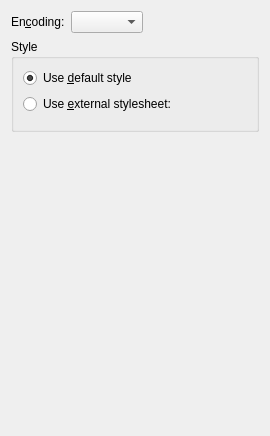
<?xml version="1.0" encoding="UTF-8"?>
<ui version="4.0">
 <class>ExportWidget</class>
 <widget class="QWidget" name="ExportWidget">
  <property name="geometry">
   <rect>
    <x>0</x>
    <y>0</y>
    <width>270</width>
    <height>436</height>
   </rect>
  </property>
  <layout class="QVBoxLayout">
   <item>
    <layout class="QHBoxLayout">
     <item>
      <widget class="QLabel" name="textLabel1">
       <property name="text">
        <string>En&amp;coding:</string>
       </property>
       <property name="wordWrap">
        <bool>false</bool>
       </property>
       <property name="buddy">
        <cstring>mEncodingBox</cstring>
       </property>
      </widget>
     </item>
     <item>
      <widget class="QComboBox" name="mEncodingBox">
       <property name="whatsThis">
        <string>With this option you can define the encoding of the HTML file. The recommended encoding (UTF8) is selected as default.</string>
       </property>
      </widget>
     </item>
     <item>
      <spacer name="spacer2">
       <property name="orientation">
        <enum>Qt::Horizontal</enum>
       </property>
       <property name="sizeType">
        <enum>QSizePolicy::Expanding</enum>
       </property>
       <property name="sizeHint" stdset="0">
        <size>
         <width>40</width>
         <height>20</height>
        </size>
       </property>
      </spacer>
     </item>
    </layout>
   </item>
   <item>
    <widget class="QGroupBox" name="buttonGroup4">
     <property name="title">
      <string>Style</string>
     </property>
     <layout class="QVBoxLayout">
      <item>
       <widget class="QRadioButton" name="mDefaultButton">
        <property name="whatsThis">
         <string>Select this option to use the default fonts and colors for the HTML page.</string>
        </property>
        <property name="text">
         <string>Use &amp;default style</string>
        </property>
        <property name="checked">
         <bool>true</bool>
        </property>
       </widget>
      </item>
      <item>
       <widget class="QRadioButton" name="mCustomButton">
        <property name="whatsThis">
         <string>Select this option to specify a separate stylesheet for the HTML page. You can select or type on in the field below.</string>
        </property>
        <property name="text">
         <string>Use &amp;external stylesheet:</string>
        </property>
       </widget>
      </item>
      <item>
       <widget class="KUrlRequester" name="mCustomURL">
        <property name="enabled">
         <bool>false</bool>
        </property>
        <property name="whatsThis">
         <string>In this field you can enter an URL for your stylesheet. It is possible to point to a stylesheet on disk, or to somewhere on the Internet.</string>
        </property>
       </widget>
      </item>
     </layout>
    </widget>
   </item>
   <item>
    <spacer name="spacer5">
     <property name="orientation">
      <enum>Qt::Vertical</enum>
     </property>
     <property name="sizeType">
      <enum>QSizePolicy::Expanding</enum>
     </property>
     <property name="sizeHint" stdset="0">
      <size>
       <width>20</width>
       <height>16</height>
      </size>
     </property>
    </spacer>
   </item>
  </layout>
 </widget>
 <customwidgets>
  <customwidget>
   <class>KUrlRequester</class>
   <extends>QFrame</extends>
   <header>kurlrequester.h</header>
   <container>1</container>
  </customwidget>
 </customwidgets>
 <includes>
  <include location="local">kurlrequester.h</include>
  <include location="local">klineedit.h</include>
  <include location="local">kpushbutton.h</include>
 </includes>
 <resources/>
 <connections/>
</ui>
